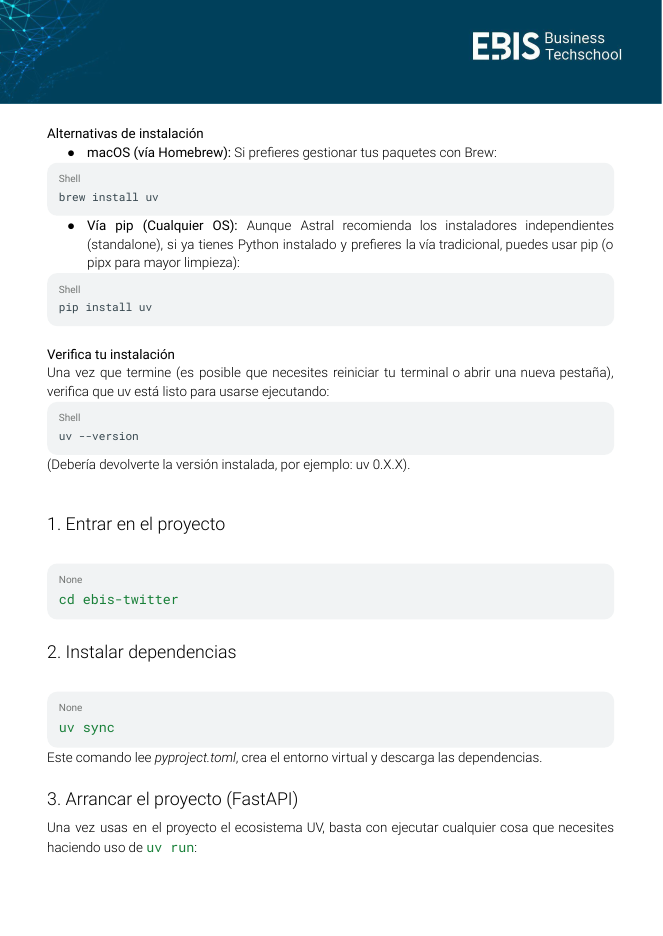
#> input picture 06_mcp/03-skills/img-to-text/examples/entrada/pagina_2.png, 663 x 936 px
$ python -i prepare_images.py   (imports and definitions only)
#> lines starting #> are read from the running program, lines starting #| are printed output that depends on the picture
#!/usr/bin/env python3
"""Prepara las imágenes para leerlas: orden, orientación, legibilidad y troceado de imágenes altas.

Entrada: una o varias imágenes y/o un directorio. Con varias rutas explícitas se respeta el orden dado;
con un directorio se ordena por número (orden natural) y, si es dudoso, se detiene (exit 3) para preguntar.
Salida: <output-dir>/tiles/*.png (lo que hay que mirar, a resolución nativa) y <output-dir>/lectura.json.

Por qué trocear: las herramientas de visión reducen las imágenes grandes (~1500 px de lado largo);
en una captura alta el texto pequeño queda ilegible. Los trozos conservan la resolución y se solapan un
poco, cortando donde hay un hueco en blanco para no partir líneas de texto.
"""
from __future__ import annotations

import argparse
import json
import sys
from pathlib import Path
from typing import List

from _ordering import IMAGE_EXTS, find_images, order_files

try:
    from PIL import Image, ImageOps
except ImportError:
    sys.exit("error: falta Pillow. Instálalo en un venv: python3 -m pip install -r requirements.txt")


# [8 lines left out: function load_rgb, not called in this run]


def ink_per_row(img: Image.Image) -> List[float]:
    """Fracción de 'tinta' (0-255) de cada fila: píxeles que contrastan con el fondo (detecta fondo oscuro)."""
    g = ImageOps.grayscale(img)
    col = g.resize((1, g.height), Image.BOX)
    means = list(getattr(col, "get_flattened_data", col.getdata)())
    if sorted(means)[len(means) // 2] < 128:  # fondo oscuro (modo noche): la tinta es lo claro
        g = ImageOps.invert(g)
    ink = g.point(lambda v: 255 if v < 170 else 0).resize((1, g.height), Image.BOX)
    return list(getattr(ink, "get_flattened_data", ink.getdata)())


_ENGINE = None


# [142 lines left out: functions ocr_score, auto_rotation, cut_points, main, not called in this run]


# [2 lines not run here, left out]

>>> from PIL import Image
>>> picture = Image.open('../examples/entrada/pagina_2.png')
#> picture is the input picture: PIL image 663x936 RGB; mean R, G, B 219.5, 227, 230.2
>>> result = ink_per_row(picture)
#> in ink_per_row, `g = ImageOps.grayscale(img)`:
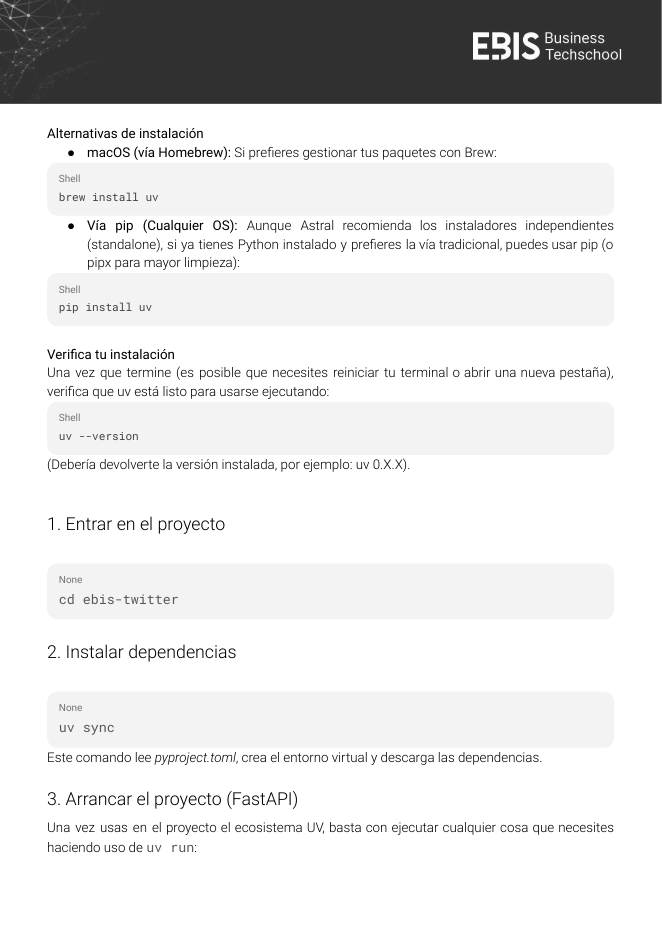
#> g: PIL image 663x936 L; min 0, max 255, mean 225.2
#> in ink_per_row, `means = list(getattr(col, "get_flattened_data", col.getdata)())`: means = 936 values, max 255 at index 104, min 48 at index 89, mean 225.3
#> result = 936 values, max 255 at index 2, min 0 at index 104, mean 33.94
